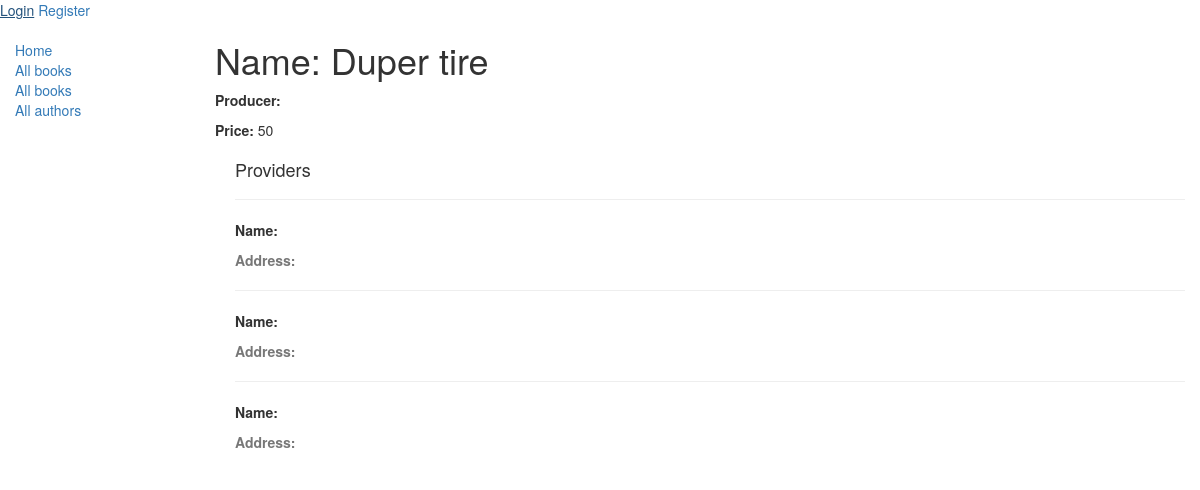
Page /product/88da2e6d-70b5-4569-ba8b-98e4d62c4efe/ on the earlier database version.
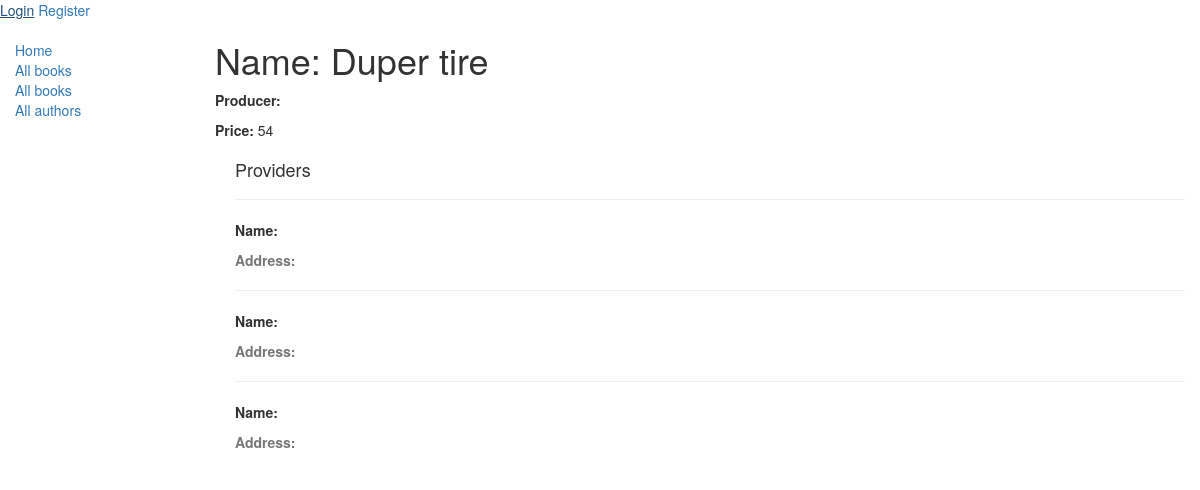
Same page on the later database version.
### shop_app/models.py (models this page shows, shortened)
class Product(models.Model):
    name = models.CharField(max_length=64, unique=True)
    category = models.ForeignKey(Category, null=True, on_delete=models.SET_NULL)
    article = models.UUIDField(primary_key=True, default=uuid.uuid4,
                               help_text="Unique ID for this product")
    price = models.IntegerField(validators=[get_not_negative_validator('Price')])
    providers = ChoicesValidatedManyToManyField(User, help_text="Select a provider for this product",
                                                validators=[validate_provider], blank=True, related_name='products')
    def get_few_providers(self):
        max_count = 3
        providers = self.providers.all()
        if len(providers) > max_count:
            return ', '.join([provider.username for provider in providers[:max_count]]) + " and others"
        else:
            return ', '.join([provider.username for provider in providers])
    def get_many_providers(self):
        max_count = 20
        max_str_length = 20
        providers = self.providers.all()
        if len(providers) <= max_count:
            prov_strs = []
            for provider in providers:
                if prov_strs and len(prov_strs[-1]) < max_str_length:
                    prov_strs[-1] += f", {str(provider)}"
                else:
                    prov_strs.append(str(provider))
            return '\n'.join(prov_strs)
        else:
            return f"More than {max_count} providers"
    get_few_providers.short_description = 'Providers'
    get_many_providers.short_description = 'Providers'
    class Meta:
        verbose_name = "Product"
        verbose_name_plural = "Products"
        ordering = ("name",)
        permissions = [
            ("provide_product", "Can provide Products")
        ]

### shop_app/views.py (the view)
# urls.py: re_path(r'product/(?P<pk>.+)/$', views.ProductDetailView.as_view(), name='product-detail'),
class ProductDetailView(generic.DetailView):
    model = Product

### templates/shop_app/product_detail.html
{% extends "./base.html" %}
{% block content %}
  <h1>Name: {{ product.name }}</h1>
  <p><strong>Producer:</strong> <a href="{{ product.producer.get_absolute_url }}">{{ product.producer }}</a></p>
  <p><strong>Price:</strong> {{ product.price }}</p>
  <div style="margin-left:20px;margin-top:20px">
    <h4>Providers</h4>
    {% for provider in product.providers.all %}
    <hr>
    <p><strong>Name:</strong> {{provider.name}}</p>
    <p class="text-muted"><strong>Address:</strong> {{provider.address}}</p>
    {% endfor %}
  </div>
{% endblock %}

Differences in the rows shown:
changed Product "Duper tire": price "50" → "54"
